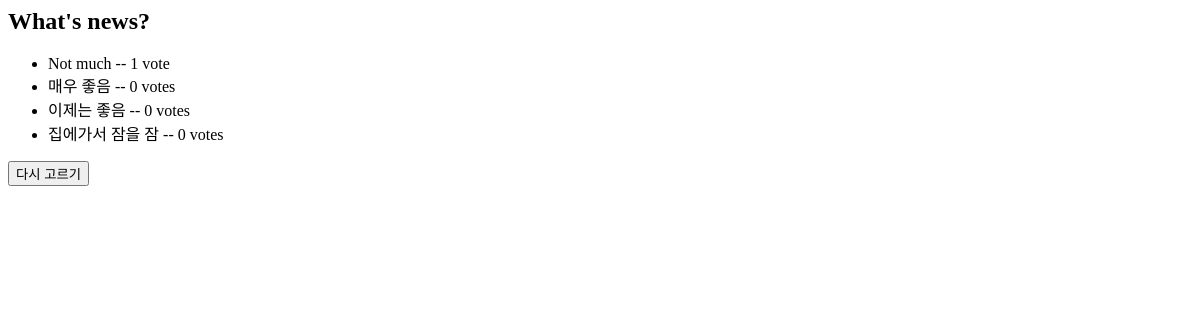
/polls/1/results/, run on an earlier commit of the app's database.
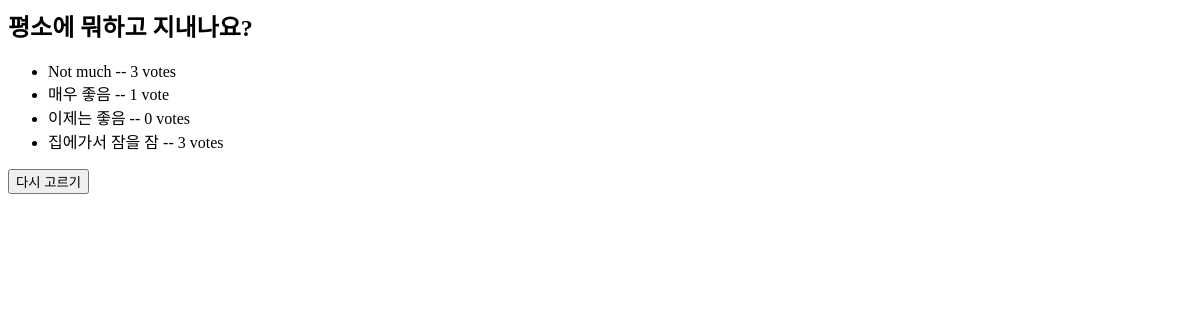
And on a later commit of the database.
### polls/models.py (models this page shows, shortened)
class Question(models.Model):
    question_text = models.CharField(max_length=200)
    pub_date = models.DateTimeField('date published')
    def was_published_recently(self):
        now = timezone.now()
        return now - datetime.timedelta(days=1) <= self.pub_date <= now
    was_published_recently.admin_order_field = 'pub_date'
    was_published_recently.boolean = True
    was_published_recently.short_description = 'Published recently?'

class Choice(models.Model):
    question = models.ForeignKey(Question, on_delete=models.CASCADE)
    choice_text = models.CharField(max_length=200)
    votes = models.IntegerField(default=0)

### polls/views.py (the view)
# urls.py: path('<int:pk>/results/', views.ResultsView.as_view(), name='results'),
class ResultsView(generic.DetailView):
    model = Question
    template_name = 'polls/results.html'

### polls/templates/polls/results.html (shortened to what this page needs)
<h2>{{ question.question_text }}</h2>
<ul>
{% for choice in question.choice_set.all %}
    <li>{{ choice.choice_text }} -- {{ choice.votes }} vote{{ choice.votes|pluralize }}</li>
{% endfor %}
</ul>
<button type="button" onclick="location.href='{% url 'polls:detail' question.id %}'">다시 고르기</button>

What changed in the data, as far as the page shows it:
changed Question: question_text "What's news?" → "평소에 뭐하고 지내나요?"
changed Choice "Not much": votes "1" → "3"
changed Choice "매우 좋음": votes "0" → "1"
changed Choice "집에가서 잠을 잠": votes "0" → "3"
